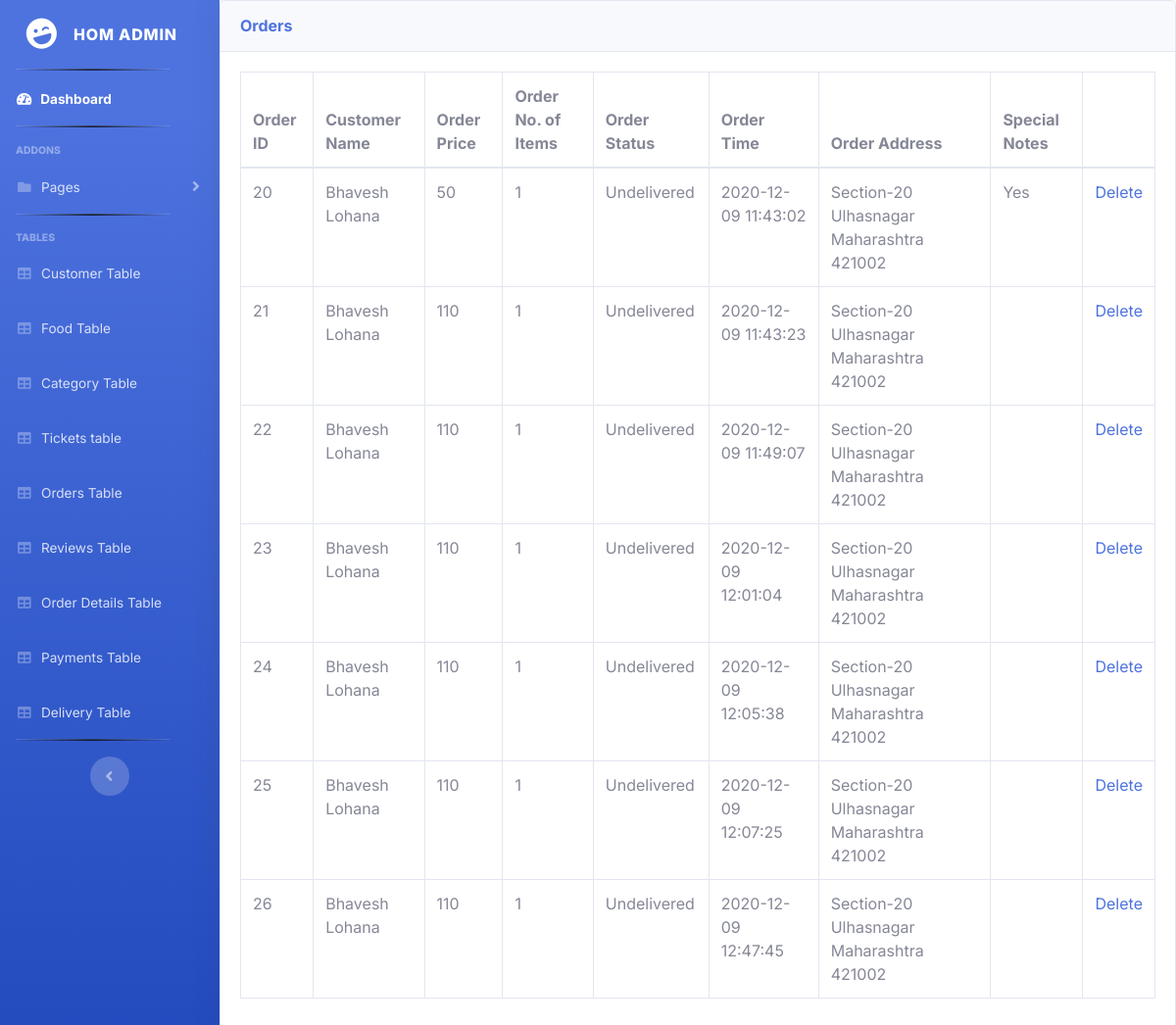
The app's page /admin/orders.php, older data.
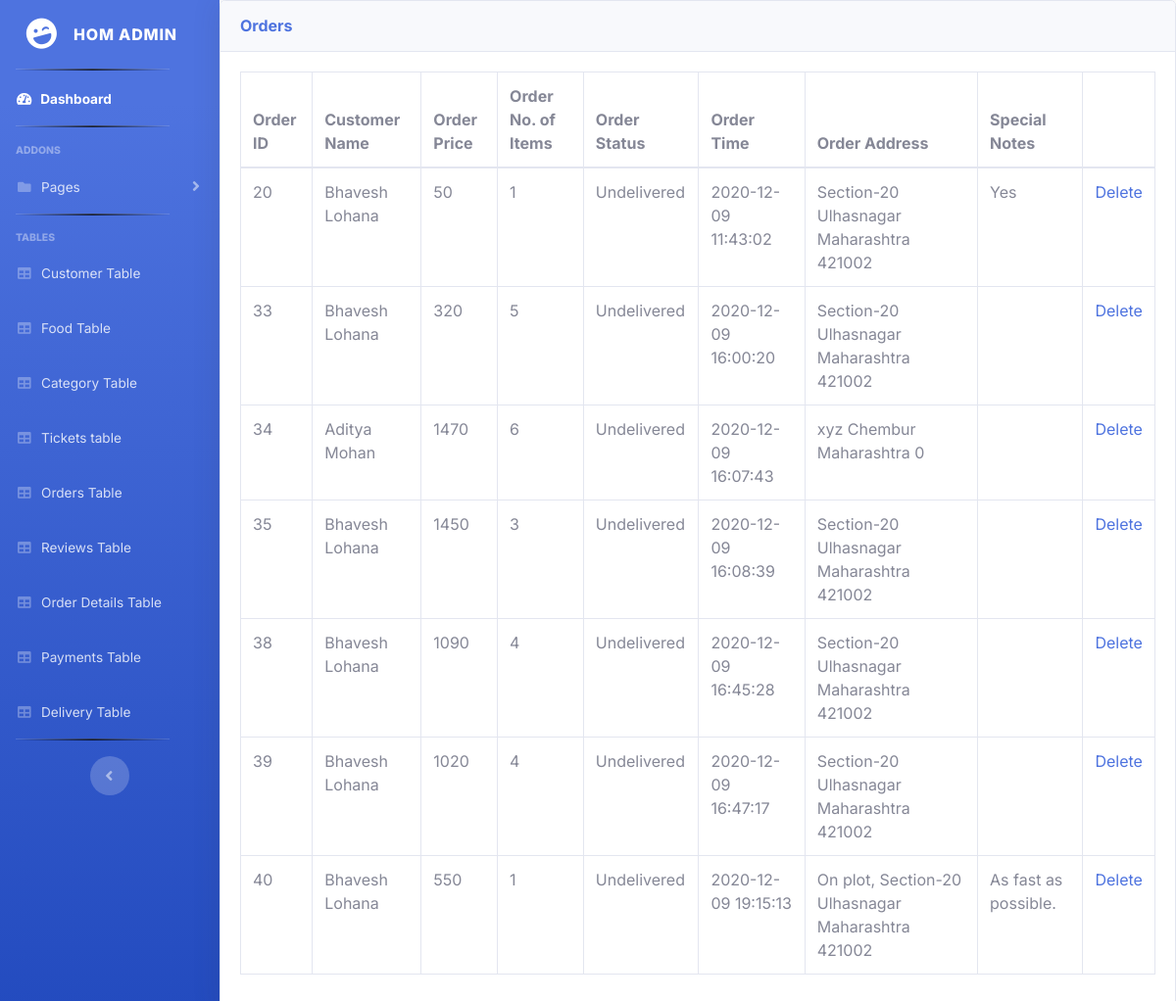
The same page, newer data.
### tables this page shows
CREATE TABLE `orders` (
  `o_id` int(5) NOT NULL,
  `c_id` int(11) NOT NULL,
  `o_price` int(5) NOT NULL,
  `o_no_of_items` int(10) NOT NULL,
  `o_status` varchar(20) NOT NULL DEFAULT 'Undelivered',
  `o_time` timestamp NOT NULL DEFAULT current_timestamp(),
  `o_address` varchar(255) NOT NULL,
  `o_special_notes` varchar(255) NOT NULL DEFAULT 'None'
);

CREATE TABLE `customer` (
  `c_id` int(5) NOT NULL,
  `c_email` varchar(40) NOT NULL,
  `c_password` varchar(15) NOT NULL,
  `c_fname` varchar(10) NOT NULL,
  `c_lname` varchar(10) NOT NULL,
  `c_street` varchar(25) NOT NULL,
  `c_city` varchar(25) NOT NULL,
  `c_state` varchar(25) NOT NULL,
  `c_pincode` int(6) NOT NULL,
  `c_phone_number` bigint(12) NOT NULL
);

### admin/orders.php (the view, shortened to what this page needs)
<?php
    $conn=mysqli_connect("localhost", "bhavesh", "test123", "foodorderingsite");
?>
<!DOCTYPE html>
<html>
<head>
<?php
    include('includes/header.php');
    include('includes/navbar.php');
?>
	    <div class="card shadow mb-4">
	        <div class="card-header py-3">
	            <h6 class="m-0 font-weight-bold text-primary">Orders</h6>
	        </div>
	        <div class="card-body">
	            <div class="table-responsive">
	                <table class="table table-bordered" id="dataTable" width="100%" cellspacing="0">
	                    <thead>
	                        <tr>
	                            <th>Order ID</th>
	                            <th>Customer Name</th>
	                            <th>Order Price</th>
	                            <th>Order No. of Items</th>
	                            <th>Order Status</th>
	                            <th>Order Time</th>
	                            <th>Order Address</th>
	                            <th>Special Notes</th>
	                            <th></th>
	                        </tr>
	                    </thead>
	                    <tbody>
	                        <?php
	                            $query="SELECT * from orders
	                            INNER JOIN customer
	                            ON orders.c_id=customer.c_id";
	                            $result = mysqli_query($conn, $query);
	                            $orders = mysqli_fetch_all($result, MYSQLI_ASSOC);
	                            foreach($orders as $order) {
	                                echo "<tr>
	                                <td>{$order['o_id']}</td>
	                                <td>{$order['c_fname']} {$order['c_lname']}</td>
	                                <td>{$order['o_price']}</td>
	                                <td>{$order['o_no_of_items']}</td>
	                                <td>{$order['o_status']}</td>
	                                <td>{$order['o_time']}</td>
	                                <td>{$order['o_address']}</td>
	                                <td>{$order['o_special_notes']}</td>";
	                                echo "<td><a href='delete-orders.php?
	                                      o_id=$order[o_id]'>Delete</a></td>
	                                </tr>";
	                            }
	                        ?>
	                    </tbody>
	                </table>
	            </div>
	        </div>
	    </div>
</body>
</html>

Row changes from the older to the newer data that the page shows:
removed orders: o_id "21", c.c_fname "Bhavesh", c.c_lname "Lohana", o_price "110", o_no_of_items "1", o_status "Undelivered", o_time "2020-12-09 11:43:23", o_address "Section-20 Ulhasnagar Maharashtra 421002"
removed orders: o_id "22", c.c_fname "Bhavesh", c.c_lname "Lohana", o_price "110", o_no_of_items "1", o_status "Undelivered", o_time "2020-12-09 11:49:07", o_address "Section-20 Ulhasnagar Maharashtra 421002"
removed orders: o_id "23", c.c_fname "Bhavesh", c.c_lname "Lohana", o_price "110", o_no_of_items "1", o_status "Undelivered", o_time "2020-12-09 12:01:04", o_address "Section-20 Ulhasnagar Maharashtra 421002"
removed orders: o_id "24", c.c_fname "Bhavesh", c.c_lname "Lohana", o_price "110", o_no_of_items "1", o_status "Undelivered", o_time "2020-12-09 12:05:38", o_address "Section-20 Ulhasnagar Maharashtra 421002"
removed orders: o_id "25", c.c_fname "Bhavesh", c.c_lname "Lohana", o_price "110", o_no_of_items "1", o_status "Undelivered", o_time "2020-12-09 12:07:25", o_address "Section-20 Ulhasnagar Maharashtra 421002"
removed orders: o_id "26", c.c_fname "Bhavesh", c.c_lname "Lohana", o_price "110", o_no_of_items "1", o_status "Undelivered", o_time "2020-12-09 12:47:45", o_address "Section-20 Ulhasnagar Maharashtra 421002"
added orders: o_id "33", c.c_fname "Bhavesh", c.c_lname "Lohana", o_price "320", o_no_of_items "5", o_status "Undelivered", o_time "2020-12-09 16:00:20", o_address "Section-20 Ulhasnagar Maharashtra 421002"
added orders: o_id "34", c.c_fname "Aditya", c.c_lname "Mohan", o_price "1470", o_no_of_items "6", o_status "Undelivered", o_time "2020-12-09 16:07:43", o_address "xyz Chembur Maharashtra 0"
added orders: o_id "35", c.c_fname "Bhavesh", c.c_lname "Lohana", o_price "1450", o_no_of_items "3", o_status "Undelivered", o_time "2020-12-09 16:08:39", o_address "Section-20 Ulhasnagar Maharashtra 421002"
added orders: o_id "38", c.c_fname "Bhavesh", c.c_lname "Lohana", o_price "1090", o_no_of_items "4", o_status "Undelivered", o_time "2020-12-09 16:45:28", o_address "Section-20 Ulhasnagar Maharashtra 421002"
added orders: o_id "39", c.c_fname "Bhavesh", c.c_lname "Lohana", o_price "1020", o_no_of_items "4", o_status "Undelivered", o_time "2020-12-09 16:47:17", o_address "Section-20 Ulhasnagar Maharashtra 421002"
added orders: o_id "40", c.c_fname "Bhavesh", c.c_lname "Lohana", o_price "550", o_no_of_items "1", o_status "Undelivered", o_time "2020-12-09 19:15:13", o_address "On plot, Section-20 Ulhasnagar Maharashtra 421002", o_special_notes "As fast as possible."
